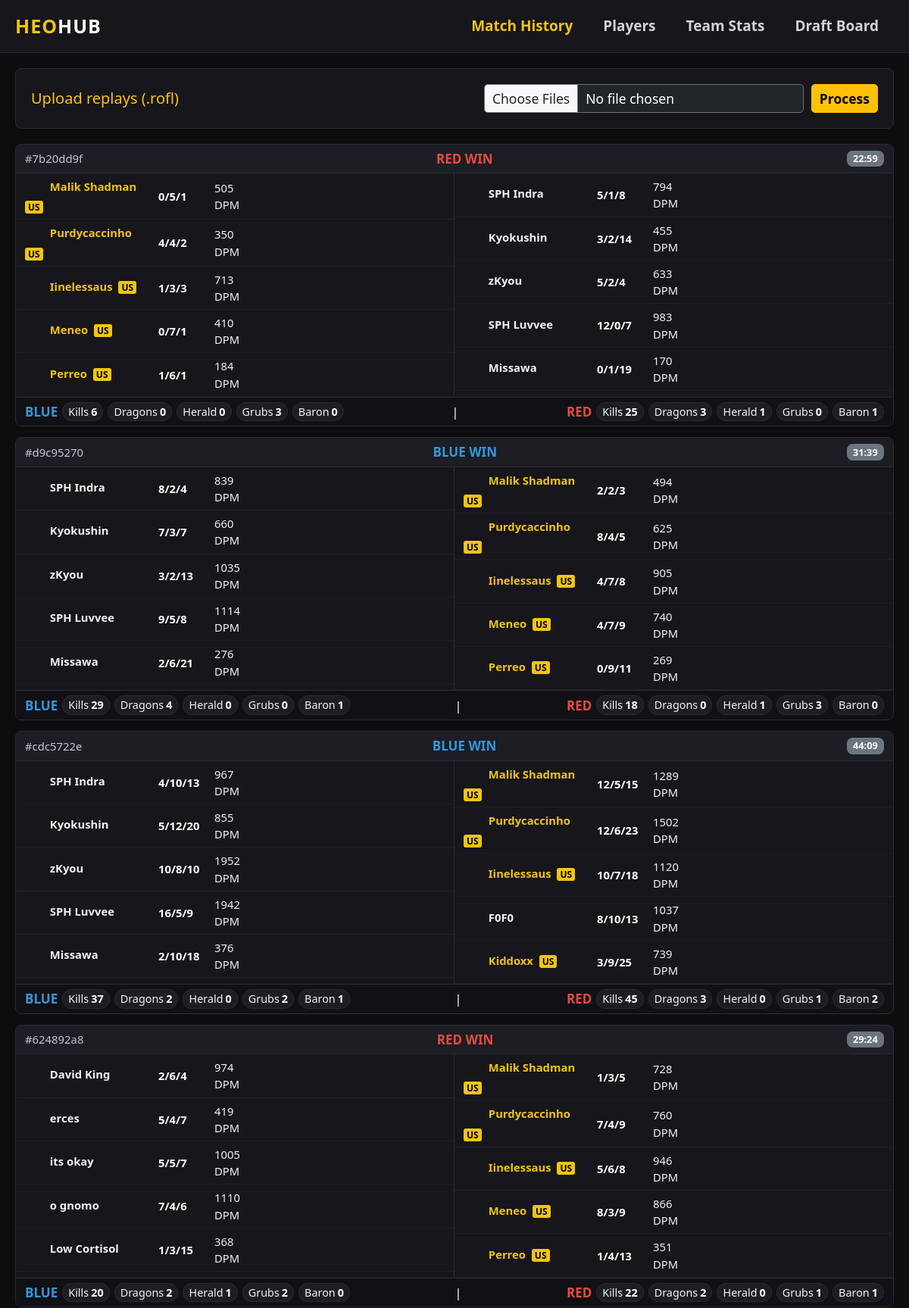
The page / (upper part) on the database its author committed.
### tables this page shows
CREATE TABLE player_stats (
                match_id TEXT,
                name TEXT,
                champion TEXT,
                team TEXT,
                role TEXT,
                win INTEGER,
                kills INTEGER,
                deaths INTEGER,
                assists INTEGER,
                damage INTEGER,
                damage_taken INTEGER,
                self_mitigated INTEGER,
                heal_shield INTEGER,
                gold INTEGER,
                minions INTEGER,
                vision_score INTEGER,
                wards_placed INTEGER,
                wards_killed INTEGER,
                control_wards INTEGER,
                control_wards_bought INTEGER DEFAULT 0,
                detector_wards INTEGER DEFAULT 0,
                cc_time INTEGER,
                cc_score INTEGER DEFAULT 0,
                time_dead INTEGER DEFAULT 0,
                time_played INTEGER DEFAULT 0,
                takedowns_15 INTEGER DEFAULT 0,
                enemy_jungle_cs INTEGER DEFAULT 0,
                own_jungle_cs INTEGER DEFAULT 0,
                dmg_objectives INTEGER,
                dmg_turrets INTEGER,
                dmg_buildings INTEGER DEFAULT 0,
                turret_takedowns INTEGER,
                largest_multikill INTEGER,
                first_blood INTEGER DEFAULT 0,
                dragons INTEGER,
                barons INTEGER,
                heralds INTEGER,
                grubs INTEGER,
                atakhan INTEGER,
                keystone INTEGER,
                summoner1 INTEGER,
                summoner2 INTEGER,
                item0 INTEGER, item1 INTEGER, item2 INTEGER, item3 INTEGER,
                item4 INTEGER, item5 INTEGER, item6 INTEGER,
                FOREIGN KEY(match_id) REFERENCES matches(id)
            );

CREATE TABLE matches (
                id TEXT PRIMARY KEY,
                duration INTEGER,
                winner TEXT,
                blue_kills INTEGER DEFAULT 0,
                red_kills INTEGER DEFAULT 0,
                blue_dragons INTEGER DEFAULT 0,
                red_dragons INTEGER DEFAULT 0,
                blue_barons INTEGER DEFAULT 0,
                red_barons INTEGER DEFAULT 0,
                blue_heralds INTEGER DEFAULT 0,
                red_heralds INTEGER DEFAULT 0,
                blue_grubs INTEGER DEFAULT 0,
                red_grubs INTEGER DEFAULT 0,
                blue_atakhan INTEGER DEFAULT 0,
                red_atakhan INTEGER DEFAULT 0
            );

### app.py (the view, shortened to what this page needs)
@app.route('/', methods=['GET', 'POST'])
def index():
    db = get_db()
    cursor = db.cursor()
    cursor.execute("SELECT * FROM matches ORDER BY rowid DESC LIMIT 25")
    matches_rows = cursor.fetchall()
    games_history = []
    for m in matches_rows:
        cursor.execute("SELECT * FROM player_stats WHERE match_id = ?", (m["id"],))
        participants = cursor.fetchall()
        match_mins = m["duration"] / 60.0 if m["duration"] else 1
        blue_team, red_team = [], []
        for p in participants:
            inv = [item_icon(p[f'item{i}']) for i in range(7) if p[f'item{i}'] > 0]
            p_data = {
                "name": p["name"],
                "icon": champ_icon(p["champion"]),
                "kda": f"{p['kills']}/{p['deaths']}/{p['assists']}",
                "dpm": int(p["damage"] / match_mins) if match_mins > 0 else 0,
                "win": p["win"],
                "inventory": inv,
                "is_roster": p["name"] in ROSTER_NAMES,
            }
            if p["team"] == "100":
                blue_team.append(p_data)
            else:
                red_team.append(p_data)
        winner_text = "Blue win" if m["winner"] == "Blue" else ("Red win" if m["winner"] == "Red" else "Unknown")
        games_history.append({
            "id": m["id"][:8],
            "duration": f"{m['duration'] // 60}:{m['duration'] % 60:02d}",
            "blue_team": blue_team,
            "red_team": red_team,
            "winner_text": winner_text,
            "objectives": {
                "blue": {"k": m["blue_kills"], "d": m["blue_dragons"], "b": m["blue_barons"],
                         "h": m["blue_heralds"], "g": m["blue_grubs"], "a": m["blue_atakhan"]},
                "red": {"k": m["red_kills"], "d": m["red_dragons"], "b": m["red_barons"],
                        "h": m["red_heralds"], "g": m["red_grubs"], "a": m["red_atakhan"]},
            }
        })
    return render_template("index.html", games=games_history)

### app.py (called while the page is built)
def get_db():
    db = getattr(g, '_database', None)
    if db is None:
        db = g._database = sqlite3.connect(DATABASE)
        db.row_factory = sqlite3.Row
    return db

@app.teardown_appcontext
def close_connection(exception):
    db = getattr(g, '_database', None)
    if db is not None:
        db.close()

def champ_icon(name):
    return f"http://ddragon.leagueoflegends.com/cdn/{DDRAGON_VER}/img/champion/{name}.png"

def item_icon(item_id):
    return f"http://ddragon.leagueoflegends.com/cdn/{DDRAGON_VER}/img/item/{item_id}.png"

### templates/index.html (shortened to what this page needs)
{% extends "base.html" %}
{% block nav_history %}active{% endblock %}
{% block content %}
<div class="panel p-3 mb-3">
    <div class="d-flex justify-content-between align-items-center">
        <h6 class="text-warning mb-0">Upload replays (.rofl)</h6>
        <form action="/" method="post" enctype="multipart/form-data" class="d-flex gap-2" style="max-width:520px; width:60%;">
            <input type="file" name="files" class="form-control form-control-sm bg-dark text-white border-secondary" multiple>
            <button type="submit" class="btn btn-sm btn-warning fw-bold">Process</button>
        </form>
    </div>
</div>
{% for m in games %}
<div class="match-card">
    <div class="match-head">
        <span class="text-muted small">#{{ m.id }}</span>
        <span class="{% if 'Blue' in m.winner_text %}win-blue{% elif 'Red' in m.winner_text %}win-red{% else %}text-muted{% endif %}">{{ m.winner_text }}</span>
        <span class="badge bg-secondary">{{ m.duration }}</span>
    </div>
    <div class="row g-0">
        {% for side, team in [('blue', m.blue_team), ('red', m.red_team)] %}
        <div class="col-md-6 {% if side=='blue' %}team-blue{% endif %}">
            <table class="ptable">
                {% for p in team %}
                <tr>
                    <td style="width:180px;">
                        <a href="/player/{{ p.name|urlencode }}" class="p-name {% if p.is_roster %}roster{% endif %}">{{ p.name }}</a>
                        {% if p.is_roster %}<span class="roster-tag">US</span>{% endif %}
                    </td>
                    <td style="width:74px; font-weight:700; color:#fff;">{{ p.kda }}</td>
                    <td style="width:78px; color:#f2f2f5;">{{ p.dpm }} DPM</td>
                    <td class="p-items">
                    </td>
                </tr>
                {% endfor %}
            </table>
        </div>
        {% endfor %}
    </div>
    <div class="obj-bar">
        <span class="obj-side-label win-blue">BLUE</span>
        <span class="obj-pill">Kills <b>{{ m.objectives.blue.k }}</b></span>
        <span class="obj-pill">Dragons <b>{{ m.objectives.blue.d }}</b></span>
        <span class="obj-pill">Herald <b>{{ m.objectives.blue.h }}</b></span>
        <span class="obj-pill">Grubs <b>{{ m.objectives.blue.g }}</b></span>
        <span class="obj-pill">Baron <b>{{ m.objectives.blue.b }}</b></span>
        <span class="obj-divider">|</span>
        <span class="obj-side-label win-red">RED</span>
        <span class="obj-pill">Kills <b>{{ m.objectives.red.k }}</b></span>
        <span class="obj-pill">Dragons <b>{{ m.objectives.red.d }}</b></span>
        <span class="obj-pill">Herald <b>{{ m.objectives.red.h }}</b></span>
        <span class="obj-pill">Grubs <b>{{ m.objectives.red.g }}</b></span>
        <span class="obj-pill">Baron <b>{{ m.objectives.red.b }}</b></span>
    </div>
</div>
{% else %}
<div class="panel p-4 text-center text-muted">No matches yet. Upload some replays to get started.</div>
{% endfor %}
{% endblock %}

### templates/base.html (style rules this page uses)
:root { --bg: #0d0d10; --panel: #16161b; --panel-2: #1d1d24; --border: #2a2a33; --gold: #f1c40f; --blue: #3498db; --red: #e74c3c; --green: #2ecc71; --muted: #d8d8de; }
html { font-size: 20px; }
body { background: var(--bg); color: #f2f2f5; font-size: 0.85rem; }
.text-muted { color: #c6c6cf !important; }
.panel { background: var(--panel); border: 1px solid var(--border); border-radius: 8px; }
.roster-tag { font-size: 0.6rem; background: var(--gold); color: #000; font-weight: 700; padding: 0 4px; border-radius: 3px; vertical-align: middle; margin-left: 4px; }
.p-name { color: #f2f2f5; text-decoration: none; font-weight: 600; }
.p-name.roster { color: var(--gold); }
.obj-pill { display:inline-flex; align-items:center; gap:3px; font-size:0.72rem; background: var(--panel-2); border:1px solid var(--border); border-radius:12px; padding:1px 7px; color:#f2f2f5; }
.obj-pill b { color:#fff; }

### templates/index.html (style rules this page uses)
.match-card { background: var(--panel); border:1px solid var(--border); border-radius:8px; margin-bottom:14px; overflow:hidden; }
.match-head { background: var(--panel-2); padding:6px 12px; display:flex; justify-content:space-between; align-items:center; border-bottom:1px solid var(--border); }
.win-blue { color: var(--blue); font-weight:700; text-transform:uppercase; }
.win-red { color: var(--red); font-weight:700; text-transform:uppercase; }
.ptable { width:100%; font-size:0.74rem; }
.ptable td { padding:6px 8px; border-bottom:1px solid #1f1f26; vertical-align:middle; }
.team-blue { border-right:1px solid var(--border); }
.obj-bar { display:flex; gap:6px; padding:6px 12px; background:#101015; flex-wrap:nowrap; border-top:1px solid var(--border); align-items:center; }
.obj-divider { color:#fff; flex:1 1 auto; text-align:center; }

### rows shown on the page
player_stats: name "Malik Shadman", shows "US", kda "0/5/1", dpm "505"
player_stats: name "Purdycaccinho", shows "US", kda "4/4/2", dpm "350"
player_stats: name "Iinelessaus", shows "US", kda "1/3/3", dpm "713"
player_stats: name "Meneo", shows "US", kda "0/7/1", dpm "410"
player_stats: name "Perreo", shows "US", kda "1/6/1", dpm "184"
player_stats: name "SPH Indra", kda "5/1/8", dpm "794"
player_stats: name "Kyokushin", kda "3/2/14", dpm "455"
player_stats: name "zKyou", kda "5/2/4", dpm "633"
player_stats: name "SPH Luvvee", kda "12/0/7", dpm "983"
player_stats: name "Missawa", kda "0/1/19", dpm "170"
matches: id "d9c95270", winner_text "BLUE WIN", duration "31:39", objectives.blue.k "29", objectives.blue.d "4", objectives.blue.h "0", objectives.blue.g "0", objectives.blue.b "1", objectives.red.k "18", objectives.red.d "0", objectives.red.h "1", objectives.red.g "3", objectives.red.b "0"
player_stats: name "SPH Indra", kda "8/2/4", dpm "839"
player_stats: name "Kyokushin", kda "7/3/7", dpm "660"
player_stats: name "zKyou", kda "3/2/13", dpm "1035"
player_stats: name "SPH Luvvee", kda "9/5/8", dpm "1114"
player_stats: name "Missawa", kda "2/6/21", dpm "276"
player_stats: name "Malik Shadman", shows "US", kda "2/2/3", dpm "494"
player_stats: name "Purdycaccinho", shows "US", kda "8/4/5", dpm "625"
player_stats: name "Iinelessaus", shows "US", kda "4/7/8", dpm "905"
player_stats: name "Meneo", shows "US", kda "4/7/9", dpm "740"
player_stats: name "Perreo", shows "US", kda "0/9/11", dpm "269"
player_stats: name "SPH Indra", kda "4/10/13", dpm "967"
player_stats: name "Kyokushin", kda "5/12/20", dpm "855"
player_stats: name "zKyou", kda "10/8/10", dpm "1952"
player_stats: name "SPH Luvvee", kda "16/5/9", dpm "1942"
player_stats: name "Missawa", kda "2/10/18", dpm "376"
player_stats: name "Malik Shadman", shows "US", kda "12/5/15", dpm "1289"
player_stats: name "Purdycaccinho", shows "US", kda "12/6/23", dpm "1502"
player_stats: name "Iinelessaus", shows "US", kda "10/7/18", dpm "1120"
player_stats: name "F0F0", kda "8/10/13", dpm "1037"
player_stats: name "Kiddoxx", shows "US", kda "3/9/25", dpm "739"
player_stats: name "David King", kda "2/6/4", dpm "974"
player_stats: name "erces", kda "5/4/7", dpm "419"
player_stats: name "its okay", kda "5/5/7", dpm "1005"
player_stats: name "o gnomo", kda "7/4/6", dpm "1110"
player_stats: name "Low Cortisol", kda "1/3/15", dpm "368"
player_stats: name "Malik Shadman", shows "US", kda "1/3/5", dpm "728"
player_stats: name "Purdycaccinho", shows "US", kda "7/4/9", dpm "760"
player_stats: name "Iinelessaus", shows "US", kda "5/6/8", dpm "946"
player_stats: name "Meneo", shows "US", kda "8/3/9", dpm "866"
player_stats: name "Perreo", shows "US", kda "1/4/13", dpm "351"

### other values the page prints
{{ m.id }} "7b20dd9f" "cdc5722e" "624892a8"
{{ m.winner_text }} "RED WIN" "BLUE WIN" "RED WIN"
{{ m.duration }} "22:59" "44:09" "29:24"
{{ m.objectives.blue.k }} "6" "37" "20"
{{ m.objectives.blue.d }} "0" "2" "2"
{{ m.objectives.blue.h }} "0" "0" "1"
{{ m.objectives.blue.g }} "3" "2" "2"
{{ m.objectives.blue.b }} "0" "1" "0"
{{ m.objectives.red.k }} "25" "45" "22"
{{ m.objectives.red.d }} "3" "3" "2"
{{ m.objectives.red.h }} "1" "0" "0"
{{ m.objectives.red.g }} "0" "1" "1"
{{ m.objectives.red.b }} "1" "2" "1"
